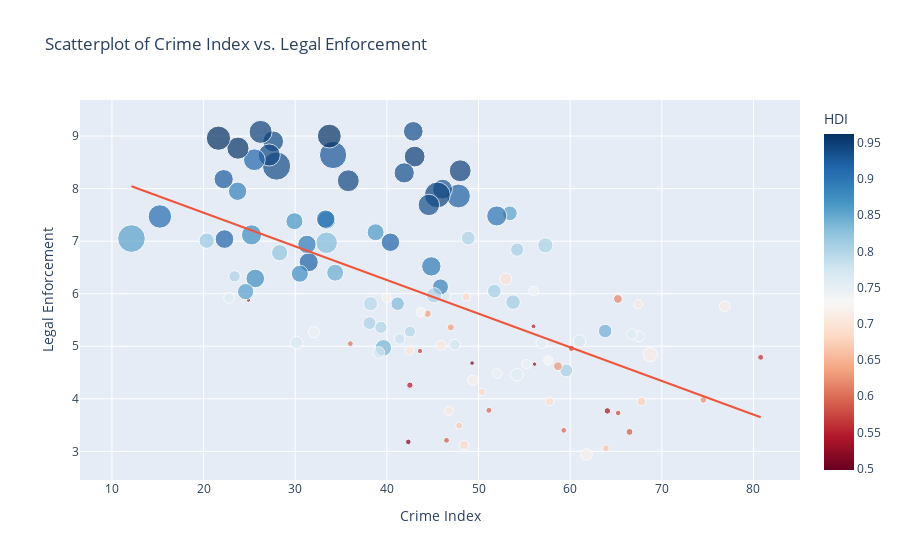

Source (notebook cell):
### Markdown cell above
## Analysis of Legal Enforcement and Crime

To further understand crime rates in relation to the human development index, there is a need to consider whether every country reacts upon crime the same way. This consideration is illustrated by the Rule of Law metric, which encapsulates the question whether all laws are transparently, independently, impartially and equally enforced.

### Code cell
hfi = pd.read_csv("datasets/hfi-2023.csv")
crime = pd.read_csv("datasets/crime-rate-by-country-2023.csv")

hfi2021 = hfi[hfi["year"] == 2021]
hfi2021.rename(columns = {'countries': 'country'}, inplace = True)
crimehfi = crime.join(hfi2021.set_index('country'), on='country', how = "inner")

HDI = pd.read_csv("datasets/Human Development Index.csv")
HDI_score = HDI[["Country", 'Human Development Index (2021)', 'Gross National Income Per Capita (2021)']].dropna()
HDI_score.rename(columns = {'Country': 'country', 'Human Development Index (2021)' : 'HDI', 'Gross National Income Per Capita (2021)': 'GDP'}, inplace = True)

crimehdfi = crimehfi.join(HDI_score.set_index('country'), on='country', how = "inner")

# Create scatterplot
fig = px.scatter(crimehdfi, 
                 x='crimeIndex', 
                 y='ef_legal', 
                 color='HDI',
                size='GDP',  # Use GDP_per_capita for dot sizes
                 size_max=20,  # Maximum size of the dots
                 color_continuous_scale='RdBu',  # You can choose any color scale
                 title='Scatterplot of Crime Index vs. Legal Enforcement',
                 labels={'crimeIndex': 'Crime Index', 'ef_legal': 'Legal Enforcement'},
                 trendline='ols',
                 hover_name='country')

fig.update_layout(
    height=500,
)

# Show the figure
fig.show()

### Figure 1 — Plotly figure (JSON) as saved in the notebook; plotly's stock layout.template omitted (floating-point values rounded to 4 significant figures)
{"data": [{"hovertemplate": "<b>%{hovertext}</b><br><br>Crime Index=%{x}<br>Legal Enforcement=%{y}<br>GDP=%{marker.size}<br>HDI=%{marker.color}<extra></extra>", "hovertext": ["Papua New Guinea", "South Africa", "Honduras", "Guyana", "El Salvador", "Brazil", "Jamaica", "Peru", "Angola", "Cameroon", "Namibia", "Nigeria", "Bangladesh", "Argentina", "Libya", "Dominican Republic", "Kenya", "Belarus", "Zimbabwe", "Guatemala", "Bolivia", "Fiji", "Malaysia", "Colombia", "Uganda", "Mongolia", "Tanzania", "Ecuador", "Costa Rica", "Mexico", "Kazakhstan", "Chile", "Botswana", "Algeria", "France", "Uruguay", "Cambodia", "Belize", "Paraguay", "Ethiopia", "Mauritius", "Morocco", "Iraq", "Sweden", "Nicaragua", "United States", "Ukraine", "Ghana", "Lebanon", "Myanmar", "Moldova", "United Kingdom", "Indonesia", "Greece", "Ireland", "Panama", "Italy", "Belgium", "India", "Tunisia", "Zambia", "Australia", "New Zealand", "Albania", "Pakistan", "Philippines", "Sudan", "Canada", "Sri Lanka", "Montenegro", "Malta", "Jordan", "Turkey", "Thailand", "North Macedonia", "Latvia", "Bulgaria", "Serbia", "Nepal", "Germany", "Hungary", "Luxembourg", "Norway", "Kuwait", "Lithuania", "Spain", "Azerbaijan", "Israel", "Cyprus", "Poland", "China", "Portugal", "Romania", "Singapore", "Finland", "Netherlands", "Denmark", "Bahrain", "Austria", "Saudi Arabia", "Rwanda", "Croatia", "Iceland", "Estonia", "Georgia", "Armenia", "Slovenia", "Japan", "Switzerland", "Oman", "United Arab Emirates", "Qatar"], "legendgroup": "", "marker": {"color": [0.558, 0.713, 0.621, 0.714, 0.675, 0.754, 0.709, 0.762, 0.586, 0.576, 0.615, 0.535, 0.661, 0.842, 0.718, 0.767, 0.575, 0.808, 0.593, 0.627, 0.692, 0.73, 0.803, 0.752, 0.525, 0.739, 0.549, 0.74, 0.809, 0.758, 0.811, 0.855, 0.693, 0.745, 0.903, 0.809, 0.593, 0.683, 0.717, 0.498, 0.802, 0.683, 0.686, 0.947, 0.667, 0.921, 0.773, 0.632, 0.706, 0.585, 0.767, 0.929, 0.705, 0.887, 0.945, 0.805, 0.895, 0.937, 0.633, 0.731, 0.565, 0.951, 0.937, 0.796, 0.544, 0.699, 0.508, 0.936, 0.782, 0.832, 0.918, 0.72, 0.838, 0.8, 0.77, 0.863, 0.795, 0.802, 0.602, 0.942, 0.846, 0.93, 0.961, 0.831, 0.875, 0.905, 0.745, 0.919, 0.896, 0.876, 0.768, 0.866, 0.821, 0.939, 0.94, 0.941, 0.948, 0.875, 0.916, 0.875, 0.534, 0.858, 0.959, 0.89, 0.802, 0.759, 0.918, 0.925, 0.962, 0.816, 0.911, 0.855], "coloraxis": "coloraxis", "size": [4009.0, 12950.0, 5298.0, 22460.0, 8296.0, 14370.0, 8834.0, 12250.0, 5466.0, 3621.0, 8634.0, 4790.0, 5472.0, 20930.0, 15340.0, 17990.0, 4474.0, 18850.0, 3810.0, 8723.0, 8111.0, 9980.0, 26660.0, 14380.0, 2181.0, 10590.0, 2664.0, 10310.0, 19970.0, 17900.0, 23940.0, 24560.0, 16200.0, 10800.0, 45940.0, 21270.0, 4079.0, 6309.0, 12350.0, 2361.0, 22030.0, 7303.0, 9977.0, 54490.0, 5625.0, 64770.0, 13260.0, 5745.0, 9526.0, 3851.0, 14880.0, 45220.0, 11470.0, 29000.0, 76170.0, 26960.0, 42840.0, 52290.0, 6590.0, 10260.0, 3218.0, 49240.0, 44060.0, 14130.0, 4624.0, 8920.0, 3575.0, 46810.0, 12580.0, 20840.0, 38880.0, 9924.0, 31030.0, 17030.0, 15920.0, 32800.0, 23080.0, 19120.0, 3877.0, 54530.0, 32790.0, 84650.0, 64660.0, 52920.0, 37930.0, 38350.0, 14260.0, 41520.0, 38190.0, 33030.0, 17500.0, 33150.0, 30030.0, 90920.0, 49450.0, 55980.0, 60360.0, 39500.0, 53620.0, 46110.0, 2210.0, 30130.0, 55780.0, 38050.0, 14660.0, 13160.0, 39750.0, 42270.0, 66930.0, 27050.0, 62570.0, 87130.0], "sizemode": "area", "sizeref": 227.3, "symbol": "circle"}, "mode": "markers", "name": "", "orientation": "v", "showlegend": false, "type": "scatter", "x": [80.79, 76.86, 74.54, 68.74, 67.79, 67.49, 67.42, 66.72, 66.48, 65.24, 65.21, 64.06, 63.9, 63.82, 61.78, 61.02, 60.14, 59.58, 59.3, 58.67, 57.77, 57.62, 57.29, 56.87, 56.12, 56.01, 56, 55.23, 54.22, 54.19, 53.77, 53.42, 52.98, 52.03, 51.99, 51.73, 51.13, 50.39, 49.37, 49.3, 48.88, 48.66, 48.42, 48, 47.89, 47.81, 47.42, 46.98, 46.77, 46.51, 46.35, 46.07, 45.93, 45.85, 45.51, 45.15, 44.85, 44.58, 44.43, 43.69, 43.62, 43.03, 42.88, 42.53, 42.51, 42.46, 42.34, 41.89, 41.39, 41.18, 40.39, 39.96, 39.62, 39.35, 39.12, 38.77, 38.21, 38.1, 36.01, 35.79, 34.36, 34.13, 33.72, 33.42, 33.42, 33.32, 32.02, 31.47, 31.28, 30.5, 30.14, 29.91, 28.3, 27.96, 27.59, 27.16, 26.22, 25.64, 25.54, 25.23, 24.89, 24.59, 23.75, 23.71, 23.38, 22.79, 22.28, 22.19, 21.62, 20.34, 15.23, 12.13], "xaxis": "x", "y": [4.79, 5.76, 3.98, 4.84, 3.95, 5.19, 5.8, 5.23, 3.37, 3.73, 5.9, 3.77, 3.06, 5.29, 2.94, 5.1, 4.96, 4.54, 3.4, 4.62, 3.95, 4.73, 6.92, 5.06, 4.66, 6.05, 5.38, 4.66, 6.84, 4.46, 5.84, 7.53, 6.28, 4.48, 7.48, 6.05, 3.78, 4.13, 4.35, 4.68, 7.06, 5.94, 3.12, 8.34, 3.49, 7.86, 5.03, 5.36, 3.77, 3.21, 5.96, 7.99, 5.02, 6.13, 7.88, 5.97, 6.52, 7.69, 5.62, 5.65, 4.91, 8.61, 9.09, 5.28, 4.26, 4.92, 3.18, 8.3, 5.14, 5.81, 6.98, 5.92, 4.97, 5.36, 4.88, 7.17, 5.81, 5.44, 5.05, 8.15, 6.4, 8.64, 9, 6.97, 7.4, 7.42, 5.27, 6.6, 6.94, 6.38, 5.07, 7.38, 6.78, 8.43, 8.9, 8.64, 9.08, 6.29, 8.55, 7.12, 5.88, 6.04, 8.77, 7.95, 6.33, 5.92, 7.04, 8.18, 8.96, 7.01, 7.47, 7.05], "yaxis": "y"}, {"hovertemplate": "<b>OLS trendline</b><br>ef_legal = -0.0640219 * crimeIndex + 8.82109<br>R<sup>2</sup>=0.330519<br><br>Crime Index=%{x}<br>Legal Enforcement=%{y} <b>(trend)</b><extra></extra>", "legendgroup": "", "marker": {"symbol": "circle"}, "mode": "lines", "name": "", "showlegend": false, "type": "scatter", "x": [12.13, 15.23, 20.34, 21.62, 22.19, 22.28, 22.79, 23.38, 23.71, 23.75, 24.59, 24.89, 25.23, 25.54, 25.64, 26.22, 27.16, 27.59, 27.96, 28.3, 29.91, 30.14, 30.5, 31.28, 31.47, 32.02, 33.32, 33.42, 33.42, 33.72, 34.13, 34.36, 35.79, 36.01, 38.1, 38.21, 38.77, 39.12, 39.35, 39.62, 39.96, 40.39, 41.18, 41.39, 41.89, 42.34, 42.46, 42.51, 42.53, 42.88, 43.03, 43.62, 43.69, 44.43, 44.58, 44.85, 45.15, 45.51, 45.85, 45.93, 46.07, 46.35, 46.51, 46.77, 46.98, 47.42, 47.81, 47.89, 48, 48.42, 48.66, 48.88, 49.3, 49.37, 50.39, 51.13, 51.73, 51.99, 52.03, 52.98, 53.42, 53.77, 54.19, 54.22, 55.23, 56, 56.01, 56.12, 56.87, 57.29, 57.62, 57.77, 58.67, 59.3, 59.58, 60.14, 61.02, 61.78, 63.82, 63.9, 64.06, 65.21, 65.24, 66.48, 66.72, 67.42, 67.49, 67.79, 68.74, 74.54, 76.86, 80.79], "xaxis": "x", "y": [8.045, 7.846, 7.519, 7.437, 7.4, 7.395, 7.362, 7.324, 7.303, 7.301, 7.247, 7.228, 7.206, 7.186, 7.18, 7.142, 7.082, 7.055, 7.031, 7.009, 6.906, 6.891, 6.868, 6.818, 6.806, 6.771, 6.688, 6.681, 6.681, 6.662, 6.636, 6.621, 6.53, 6.516, 6.382, 6.375, 6.339, 6.317, 6.302, 6.285, 6.263, 6.235, 6.185, 6.171, 6.139, 6.11, 6.103, 6.1, 6.098, 6.076, 6.066, 6.028, 6.024, 5.977, 5.967, 5.95, 5.931, 5.907, 5.886, 5.881, 5.872, 5.854, 5.843, 5.827, 5.813, 5.785, 5.76, 5.755, 5.748, 5.721, 5.706, 5.692, 5.665, 5.66, 5.595, 5.548, 5.509, 5.493, 5.49, 5.429, 5.401, 5.379, 5.352, 5.35, 5.285, 5.236, 5.235, 5.228, 5.18, 5.153, 5.132, 5.123, 5.065, 5.025, 5.007, 4.971, 4.914, 4.866, 4.735, 4.73, 4.72, 4.646, 4.644, 4.565, 4.55, 4.505, 4.5, 4.481, 4.42, 4.049, 3.9, 3.649], "yaxis": "y"}], "layout": {"autosize": true, "coloraxis": {"colorbar": {"title": {"text": "HDI"}}, "colorscale": [[0, "rgb(103,0,31)"], [0.1, "rgb(178,24,43)"], [0.2, "rgb(214,96,77)"], [0.3, "rgb(244,165,130)"], [0.4, "rgb(253,219,199)"], [0.5, "rgb(247,247,247)"], [0.6, "rgb(209,229,240)"], [0.7, "rgb(146,197,222)"], [0.8, "rgb(67,147,195)"], [0.9, "rgb(33,102,172)"], [1, "rgb(5,48,97)"]]}, "legend": {"itemsizing": "constant", "tracegroupgap": 0}, "title": {"text": "Scatterplot of Crime Index vs. Legal Enforcement"}, "xaxis": {"anchor": "y", "autorange": true, "domain": [0, 1], "range": [5.79, 85.27], "title": {"text": "Crime Index"}, "type": "linear"}, "yaxis": {"anchor": "x", "autorange": true, "domain": [0, 1], "range": [2.426, 9.74], "title": {"text": "Legal Enforcement"}, "type": "linear"}}}
